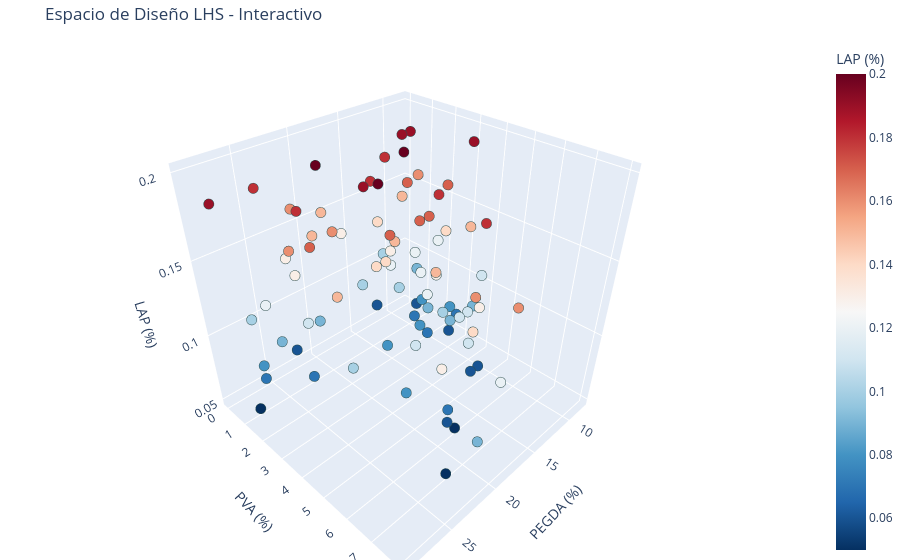

Notebook cell for this chart:
### Code cell
import numpy as np
import pandas as pd
import matplotlib.pyplot as plt
from scipy.stats.qmc import LatinHypercube
import openpyxl
from openpyxl.styles import Font, PatternFill, Alignment, Border, Side
from openpyxl.drawing.image import Image as OpenpyxlImage
from io import BytesIO
import plotly.express as px
from IPython.display import display, HTML

# =====================================================================
# 1. GENERACIÓN DEL ESPACIO DE DISEÑO (LHS)
# =====================================================================

n_unique = 96
sampler = LatinHypercube(d=3, seed=42)
lhs_sample = sampler.random(n=n_unique)

lower_bounds = [10.0, 0.0, 0.05]
upper_bounds = [30.0, 0.3, 0.20]
scaled = lower_bounds + lhs_sample * (np.array(upper_bounds) - np.array(lower_bounds))

recetas = []
for i in range(n_unique):
    pol_tot = scaled[i][0]
    r_pva = scaled[i][1]
    lap = scaled[i][2]
    
    pva = int(round(pol_tot * r_pva, 0))
    pegda = int(round(pol_tot * (1 - r_pva), 0))
    lap_r = round(lap, 2)
    agua = round(100 - (pva + pegda + lap_r), 2)
    
    recetas.append({
        "ID_Receta": f"Formula_{i+1}",
        "PEGDA (%)": pegda,
        "PVA (%)": pva,
        "LAP (%)": lap_r,
        "Agua (%)": agua
    })

# =====================================================================
# 2. CREACIÓN DE LAS 3 PLACAS (288 POZOS EN TOTAL)
# =====================================================================

pozos_sbs = [f"{fila}{col}" for fila in "ABCDEFGH" for col in range(1, 13)]
lista_placas = []

for num_placa in range(1, 4):
    inicio = (num_placa - 1) * 32
    fin = num_placa * 32
    formulas_placa = recetas[inicio:fin]
    
    muestras = []
    for rep in [1, 2, 3]:
        for r in formulas_placa:
            rc = r.copy()
            rc["Placa"] = f"Placa_{num_placa}"
            rc["Repeticion"] = f"Rep_{rep}"
            muestras.append(rc)
            
    df_placa = pd.DataFrame(muestras)
    df_placa_random = df_placa.sample(frac=1, random_state=200+num_placa).reset_index(drop=True)
    df_placa_random.insert(1, "Pozo", pozos_sbs)
    lista_placas.append(df_placa_random)
    
df_maestro = pd.concat(lista_placas, ignore_index=True)
df_maestro = df_maestro[['Placa', 'Pozo', 'ID_Receta', 'Repeticion', 'PEGDA (%)', 'PVA (%)', 'LAP (%)', 'Agua (%)']]
df_unique = pd.DataFrame(recetas)

# =====================================================================
# 3. EXPORTACIÓN A EXCEL (Silenciosa, en segundo plano)
# =====================================================================
file_path = "Diseño_Opentrons_ASMI.xlsx"

# Generamos la imagen estática de matplotlib solo para pegarla en el Excel
fig_estatica = plt.figure(figsize=(9, 6))
ax_estatica = fig_estatica.add_subplot(111, projection='3d')
ax_estatica.scatter(df_unique['PEGDA (%)'], df_unique['PVA (%)'], df_unique['LAP (%)'],
                    c=df_unique['LAP (%)'], cmap='coolwarm', s=50, edgecolors='black')
ax_estatica.set_title('Espacio de Diseño LHS (96 Fórmulas Únicas)', fontweight='bold')
ax_estatica.set_xlabel('PEGDA (%)')
ax_estatica.set_ylabel('PVA (%)')
ax_estatica.set_zlabel('LAP (%)')
img_stream = BytesIO()
plt.savefig(img_stream, format='png', dpi=120)
plt.close(fig_estatica) # Cerramos la estática para que no moleste en el notebook

# Guardar en Excel
with pd.ExcelWriter(file_path, engine='openpyxl') as writer:
    df_maestro.to_excel(writer, sheet_name='Worklist_Opentrons', index=False)
    df_unique.to_excel(writer, sheet_name='Formulas_Unicas', index=False)

wb = openpyxl.load_workbook(file_path)
ws_vis = wb.create_sheet(title='Dashboard_Grafica', index=0)
img_stream.seek(0)
ws_vis.add_image(OpenpyxlImage(img_stream), 'B2')
wb.save(file_path)

# =====================================================================
# 4. VISUALIZACIÓN EN EL NOTEBOOK (TABLA MÓVIL Y GRÁFICA INTERACTIVA)
# =====================================================================

print(f"✅ Archivo Excel guardado en: {file_path}\n")

# A. Mostrar la tabla como un panel con Scroll (Tabla Móvil)
print("📌 Vista previa de la lista de trabajo (Scroll para ver más):")
tabla_html = f"""
<div style='max-height: 250px; overflow-y: auto; overflow-x: auto; border: 2px solid #002D56; border-radius: 5px; padding: 10px; margin-bottom: 20px;'>
    {df_maestro.to_html(classes='table table-striped', index=False, justify='center')}
</div>
"""
display(HTML(tabla_html))

# B. Mostrar la Gráfica 3D Móvil/Interactiva con Plotly
print("📌 Gráfica 3D Interactiva (Arrastra para rotar, pasa el ratón para ver datos):")
fig_interactiva = px.scatter_3d(df_unique, 
                                x='PEGDA (%)', 
                                y='PVA (%)', 
                                z='LAP (%)',
                                color='LAP (%)', 
                                hover_name='ID_Receta',
                                hover_data={'Agua (%)': True},
                                color_continuous_scale='RdBu_r',
                                title='Espacio de Diseño LHS - Interactivo')

fig_interactiva.update_traces(marker=dict(size=6, line=dict(width=1, color='DarkSlateGrey')))
fig_interactiva.update_layout(margin=dict(l=0, r=0, b=0, t=40))

# Desplegamos la gráfica 3D móvil en el notebook
fig_interactiva.show()

### Figure 1 — Plotly figure (JSON) as saved in the notebook; plotly's stock layout.template omitted (floating-point values rounded to 4 significant figures)
{"data": [{"customdata": [[83.9], [78.92], [87.93], [87.85], [77.87], [78.86], [87.81], [87.94], [71.92], [77.82], [77.91], [83.87], [86.92], [86.94], [84.85], [75.82], [71.88], [79.89], [70.85], [80.89], [81.9], [88.88], [70.95], [89.91], [73.89], [85.83], [77.86], [73.91], [85.91], [82.94], [81.94], [79.85], [77.94], [71.83], [74.93], [89.84], [87.81], [73.93], [80.8], [72.84], [74.89], [88.9], [72.84], [72.86], [83.91], [76.85], [82.92], [78.84], [83.93], [69.87], [82.88], [89.94], [77.87], [75.87], [69.81], [69.91], [74.8], [75.83], [85.86], [73.9], [85.82], [87.81], [76.84], [80.82], [88.81], [86.89], [82.87], [76.81], [79.83], [76.89], [82.88], [70.95], [81.85], [84.83], [84.83], [80.82], [77.85], [82.91], [84.86], [78.83], [88.81], [85.93], [71.93], [74.94], [75.95], [75.8], [80.87], [72.88], [85.88], [72.84], [73.82], [73.92], [86.92], [79.88], [82.9], [71.9]], "hovertemplate": "<b>%{hovertext}</b><br><br>PEGDA (%)=%{x}<br>PVA (%)=%{y}<br>LAP (%)=%{marker.color}<br>Agua (%)=%{customdata[0]}<extra></extra>", "hovertext": ["Formula_1", "Formula_2", "Formula_3", "Formula_4", "Formula_5", "Formula_6", "Formula_7", "Formula_8", "Formula_9", "Formula_10", "Formula_11", "Formula_12", "Formula_13", "Formula_14", "Formula_15", "Formula_16", "Formula_17", "Formula_18", "Formula_19", "Formula_20", "Formula_21", "Formula_22", "Formula_23", "Formula_24", "Formula_25", "Formula_26", "Formula_27", "Formula_28", "Formula_29", "Formula_30", "Formula_31", "Formula_32", "Formula_33", "Formula_34", "Formula_35", "Formula_36", "Formula_37", "Formula_38", "Formula_39", "Formula_40", "Formula_41", "Formula_42", "Formula_43", "Formula_44", "Formula_45", "Formula_46", "Formula_47", "Formula_48", "Formula_49", "Formula_50", "Formula_51", "Formula_52", "Formula_53", "Formula_54", "Formula_55", "Formula_56", "Formula_57", "Formula_58", "Formula_59", "Formula_60", "Formula_61", "Formula_62", "Formula_63", "Formula_64", "Formula_65", "Formula_66", "Formula_67", "Formula_68", "Formula_69", "Formula_70", "Formula_71", "Formula_72", "Formula_73", "Formula_74", "Formula_75", "Formula_76", "Formula_77", "Formula_78", "Formula_79", "Formula_80", "Formula_81", "Formula_82", "Formula_83", "Formula_84", "Formula_85", "Formula_86", "Formula_87", "Formula_88", "Formula_89", "Formula_90", "Formula_91", "Formula_92", "Formula_93", "Formula_94", "Formula_95", "Formula_96"], "legendgroup": "", "marker": {"color": [0.1, 0.08, 0.07, 0.15, 0.13, 0.14, 0.19, 0.06, 0.08, 0.18, 0.09, 0.13, 0.08, 0.06, 0.15, 0.18, 0.12, 0.11, 0.15, 0.11, 0.1, 0.12, 0.05, 0.09, 0.11, 0.17, 0.14, 0.09, 0.09, 0.06, 0.06, 0.15, 0.06, 0.17, 0.07, 0.16, 0.19, 0.07, 0.2, 0.16, 0.11, 0.1, 0.16, 0.14, 0.09, 0.15, 0.08, 0.16, 0.07, 0.13, 0.12, 0.06, 0.13, 0.13, 0.19, 0.09, 0.2, 0.17, 0.14, 0.1, 0.18, 0.19, 0.16, 0.18, 0.19, 0.11, 0.13, 0.19, 0.17, 0.11, 0.12, 0.05, 0.15, 0.17, 0.17, 0.18, 0.15, 0.09, 0.14, 0.17, 0.19, 0.07, 0.07, 0.06, 0.05, 0.2, 0.13, 0.12, 0.12, 0.16, 0.18, 0.08, 0.08, 0.12, 0.1, 0.1], "coloraxis": "coloraxis", "line": {"color": "DarkSlateGrey", "width": 1}, "size": 6, "symbol": "circle"}, "mode": "markers", "name": "", "scene": "scene", "showlegend": false, "type": "scatter3d", "x": [14, 18, 9, 11, 16, 18, 11, 12, 27, 16, 21, 16, 10, 10, 11, 24, 20, 15, 25, 14, 14, 9, 22, 9, 24, 11, 19, 25, 10, 12, 13, 17, 22, 25, 19, 9, 11, 24, 16, 19, 20, 11, 25, 20, 13, 18, 14, 21, 13, 23, 14, 9, 22, 23, 29, 22, 21, 20, 11, 26, 13, 11, 21, 15, 10, 9, 15, 20, 16, 17, 15, 28, 18, 13, 13, 17, 21, 13, 14, 17, 8, 12, 27, 19, 18, 22, 15, 26, 12, 20, 24, 21, 11, 16, 16, 24], "y": [2, 3, 3, 1, 6, 3, 1, 0, 1, 6, 1, 0, 3, 3, 4, 0, 8, 5, 4, 5, 4, 2, 7, 1, 2, 3, 3, 1, 4, 5, 5, 3, 0, 3, 6, 1, 1, 2, 3, 8, 5, 0, 2, 7, 3, 5, 3, 0, 3, 7, 3, 1, 0, 1, 1, 8, 4, 4, 3, 0, 1, 1, 2, 4, 1, 4, 2, 3, 4, 6, 2, 1, 0, 2, 2, 2, 1, 4, 1, 4, 3, 2, 1, 6, 6, 2, 4, 1, 2, 7, 2, 5, 2, 4, 1, 4], "z": [0.1, 0.08, 0.07, 0.15, 0.13, 0.14, 0.19, 0.06, 0.08, 0.18, 0.09, 0.13, 0.08, 0.06, 0.15, 0.18, 0.12, 0.11, 0.15, 0.11, 0.1, 0.12, 0.05, 0.09, 0.11, 0.17, 0.14, 0.09, 0.09, 0.06, 0.06, 0.15, 0.06, 0.17, 0.07, 0.16, 0.19, 0.07, 0.2, 0.16, 0.11, 0.1, 0.16, 0.14, 0.09, 0.15, 0.08, 0.16, 0.07, 0.13, 0.12, 0.06, 0.13, 0.13, 0.19, 0.09, 0.2, 0.17, 0.14, 0.1, 0.18, 0.19, 0.16, 0.18, 0.19, 0.11, 0.13, 0.19, 0.17, 0.11, 0.12, 0.05, 0.15, 0.17, 0.17, 0.18, 0.15, 0.09, 0.14, 0.17, 0.19, 0.07, 0.07, 0.06, 0.05, 0.2, 0.13, 0.12, 0.12, 0.16, 0.18, 0.08, 0.08, 0.12, 0.1, 0.1]}], "layout": {"coloraxis": {"colorbar": {"title": {"text": "LAP (%)"}}, "colorscale": [[0, "rgb(5,48,97)"], [0.1, "rgb(33,102,172)"], [0.2, "rgb(67,147,195)"], [0.3, "rgb(146,197,222)"], [0.4, "rgb(209,229,240)"], [0.5, "rgb(247,247,247)"], [0.6, "rgb(253,219,199)"], [0.7, "rgb(244,165,130)"], [0.8, "rgb(214,96,77)"], [0.9, "rgb(178,24,43)"], [1, "rgb(103,0,31)"]]}, "legend": {"tracegroupgap": 0}, "margin": {"b": 0, "l": 0, "r": 0, "t": 40}, "scene": {"domain": {"x": [0, 1], "y": [0, 1]}, "xaxis": {"title": {"text": "PEGDA (%)"}}, "yaxis": {"title": {"text": "PVA (%)"}}, "zaxis": {"title": {"text": "LAP (%)"}}}, "title": {"text": "Espacio de Diseño LHS - Interactivo"}}}
